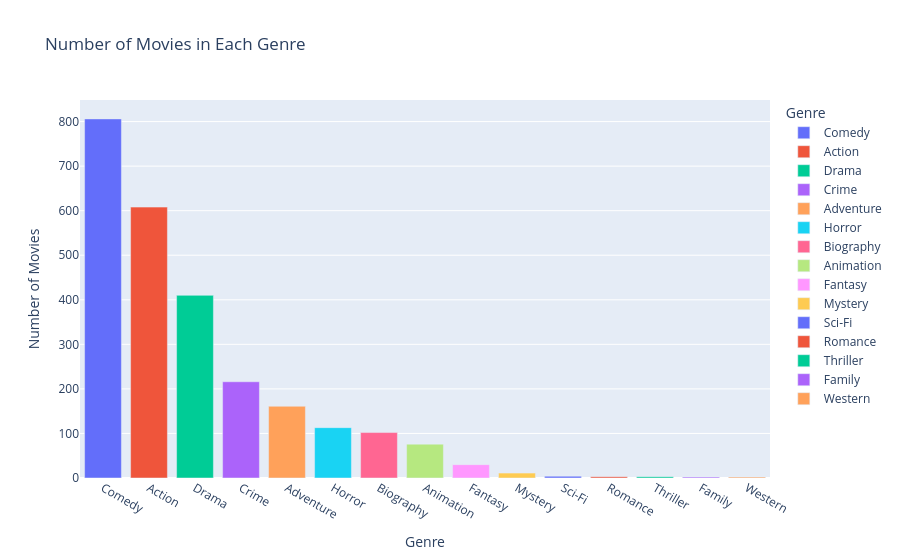

Notebook code cell kept with this figure:
### Code cell
# creating a bar chart numofmovies x genre
genreCounts = cleanedTable['genre'].value_counts().reset_index()
genreCounts.columns = ['genre', 'movie_count']
# 3. Create the bar chart using Plotly Express
fig = px.bar(
    genreCounts,
    x='genre',
    y='movie_count',
    color='genre',  
    title='Number of Movies in Each Genre', 
    labels={
        'genre': 'Genre',               
        'movie_count': 'Number of Movies' 
    }
)
fig.show()

### Figure 1 — Plotly figure (JSON) as saved in the notebook; plotly's stock layout.template omitted (floating-point values rounded to 4 significant figures)
{"data": [{"hovertemplate": "Genre=%{x}<br>Number of Movies=%{y}<extra></extra>", "legendgroup": "Comedy", "marker": {"color": "#636efa", "pattern": {"shape": ""}}, "name": "Comedy", "orientation": "v", "showlegend": true, "textposition": "auto", "type": "bar", "x": ["Comedy"], "xaxis": "x", "y": [806], "yaxis": "y"}, {"hovertemplate": "Genre=%{x}<br>Number of Movies=%{y}<extra></extra>", "legendgroup": "Action", "marker": {"color": "#EF553B", "pattern": {"shape": ""}}, "name": "Action", "orientation": "v", "showlegend": true, "textposition": "auto", "type": "bar", "x": ["Action"], "xaxis": "x", "y": [608], "yaxis": "y"}, {"hovertemplate": "Genre=%{x}<br>Number of Movies=%{y}<extra></extra>", "legendgroup": "Drama", "marker": {"color": "#00cc96", "pattern": {"shape": ""}}, "name": "Drama", "orientation": "v", "showlegend": true, "textposition": "auto", "type": "bar", "x": ["Drama"], "xaxis": "x", "y": [410], "yaxis": "y"}, {"hovertemplate": "Genre=%{x}<br>Number of Movies=%{y}<extra></extra>", "legendgroup": "Crime", "marker": {"color": "#ab63fa", "pattern": {"shape": ""}}, "name": "Crime", "orientation": "v", "showlegend": true, "textposition": "auto", "type": "bar", "x": ["Crime"], "xaxis": "x", "y": [216], "yaxis": "y"}, {"hovertemplate": "Genre=%{x}<br>Number of Movies=%{y}<extra></extra>", "legendgroup": "Adventure", "marker": {"color": "#FFA15A", "pattern": {"shape": ""}}, "name": "Adventure", "orientation": "v", "showlegend": true, "textposition": "auto", "type": "bar", "x": ["Adventure"], "xaxis": "x", "y": [161], "yaxis": "y"}, {"hovertemplate": "Genre=%{x}<br>Number of Movies=%{y}<extra></extra>", "legendgroup": "Horror", "marker": {"color": "#19d3f3", "pattern": {"shape": ""}}, "name": "Horror", "orientation": "v", "showlegend": true, "textposition": "auto", "type": "bar", "x": ["Horror"], "xaxis": "x", "y": [113], "yaxis": "y"}, {"hovertemplate": "Genre=%{x}<br>Number of Movies=%{y}<extra></extra>", "legendgroup": "Biography", "marker": {"color": "#FF6692", "pattern": {"shape": ""}}, "name": "Biography", "orientation": "v", "showlegend": true, "textposition": "auto", "type": "bar", "x": ["Biography"], "xaxis": "x", "y": [102], "yaxis": "y"}, {"hovertemplate": "Genre=%{x}<br>Number of Movies=%{y}<extra></extra>", "legendgroup": "Animation", "marker": {"color": "#B6E880", "pattern": {"shape": ""}}, "name": "Animation", "orientation": "v", "showlegend": true, "textposition": "auto", "type": "bar", "x": ["Animation"], "xaxis": "x", "y": [76], "yaxis": "y"}, {"hovertemplate": "Genre=%{x}<br>Number of Movies=%{y}<extra></extra>", "legendgroup": "Fantasy", "marker": {"color": "#FF97FF", "pattern": {"shape": ""}}, "name": "Fantasy", "orientation": "v", "showlegend": true, "textposition": "auto", "type": "bar", "x": ["Fantasy"], "xaxis": "x", "y": [30], "yaxis": "y"}, {"hovertemplate": "Genre=%{x}<br>Number of Movies=%{y}<extra></extra>", "legendgroup": "Mystery", "marker": {"color": "#FECB52", "pattern": {"shape": ""}}, "name": "Mystery", "orientation": "v", "showlegend": true, "textposition": "auto", "type": "bar", "x": ["Mystery"], "xaxis": "x", "y": [11], "yaxis": "y"}, {"hovertemplate": "Genre=%{x}<br>Number of Movies=%{y}<extra></extra>", "legendgroup": "Sci-Fi", "marker": {"color": "#636efa", "pattern": {"shape": ""}}, "name": "Sci-Fi", "orientation": "v", "showlegend": true, "textposition": "auto", "type": "bar", "x": ["Sci-Fi"], "xaxis": "x", "y": [4], "yaxis": "y"}, {"hovertemplate": "Genre=%{x}<br>Number of Movies=%{y}<extra></extra>", "legendgroup": "Romance", "marker": {"color": "#EF553B", "pattern": {"shape": ""}}, "name": "Romance", "orientation": "v", "showlegend": true, "textposition": "auto", "type": "bar", "x": ["Romance"], "xaxis": "x", "y": [3], "yaxis": "y"}, {"hovertemplate": "Genre=%{x}<br>Number of Movies=%{y}<extra></extra>", "legendgroup": "Thriller", "marker": {"color": "#00cc96", "pattern": {"shape": ""}}, "name": "Thriller", "orientation": "v", "showlegend": true, "textposition": "auto", "type": "bar", "x": ["Thriller"], "xaxis": "x", "y": [3], "yaxis": "y"}, {"hovertemplate": "Genre=%{x}<br>Number of Movies=%{y}<extra></extra>", "legendgroup": "Family", "marker": {"color": "#ab63fa", "pattern": {"shape": ""}}, "name": "Family", "orientation": "v", "showlegend": true, "textposition": "auto", "type": "bar", "x": ["Family"], "xaxis": "x", "y": [2], "yaxis": "y"}, {"hovertemplate": "Genre=%{x}<br>Number of Movies=%{y}<extra></extra>", "legendgroup": "Western", "marker": {"color": "#FFA15A", "pattern": {"shape": ""}}, "name": "Western", "orientation": "v", "showlegend": true, "textposition": "auto", "type": "bar", "x": ["Western"], "xaxis": "x", "y": [2], "yaxis": "y"}], "layout": {"barmode": "relative", "legend": {"title": {"text": "Genre"}, "tracegroupgap": 0}, "title": {"text": "Number of Movies in Each Genre"}, "xaxis": {"anchor": "y", "categoryarray": ["Comedy", "Action", "Drama", "Crime", "Adventure", "Horror", "Biography", "Animation", "Fantasy", "Mystery", "Sci-Fi", "Romance", "Thriller", "Family", "Western"], "categoryorder": "array", "domain": [0, 1], "title": {"text": "Genre"}}, "yaxis": {"anchor": "x", "domain": [0, 1], "title": {"text": "Number of Movies"}}}}
